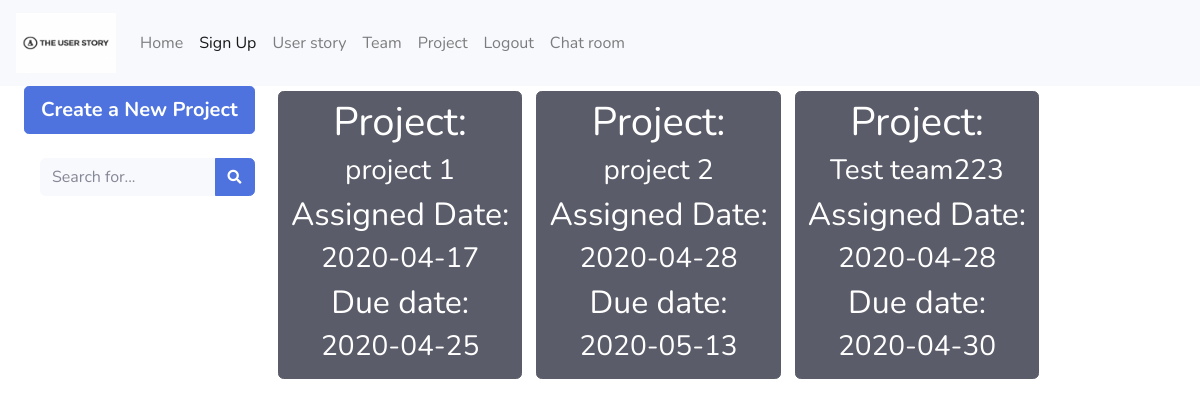
/Backlog (signed in), run on an earlier commit of the app's database.
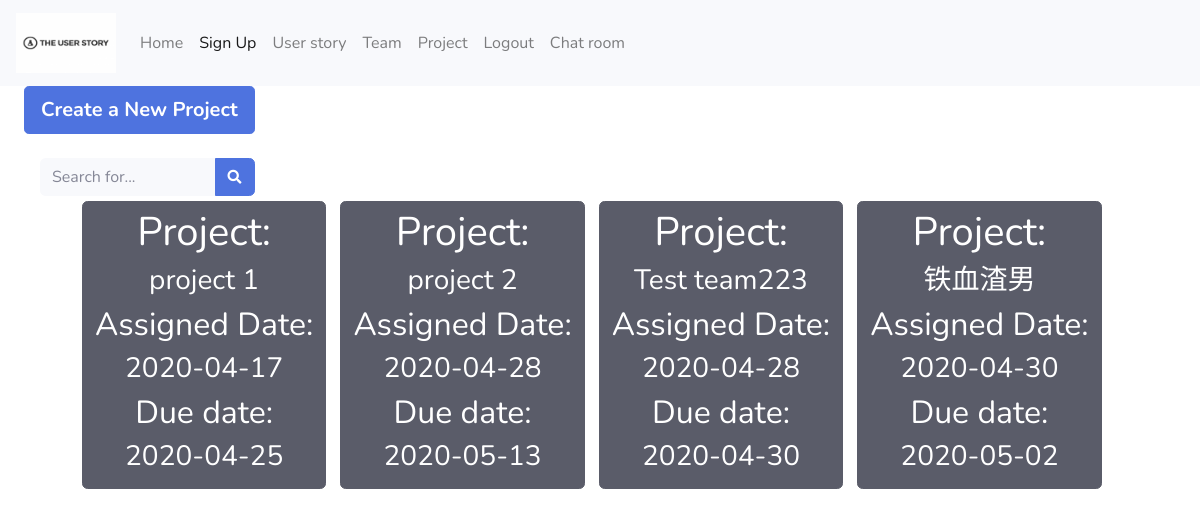
And on a later commit of the database.
### app/models.py (models this page shows)
class Project(db.Model):
    _table_ = db.Model.metadata.tables['project']
    __table_args__ = {'extend_existing': True}
    project_id = db.Column(db.Integer, primary_key=True)

### app/project/routes.py (the view)
@bp_project.route('/Backlog', methods=['GET', 'POST'])
def backlog():
    if current_user.is_authenticated:
        backlogs = Project.query.all()
        backlog_link = Project.query.join(Userstory).with_entities(Project.name.label('project_name'),
                                                                   Project.project_id,
                                                                   Userstory.userstory_id,
                                                                   Userstory.content).order_by(
            Userstory.userstory_id).all()
        return render_template('backlog.html', projects=backlogs, links=backlog_link)
    else:
        response = make_response(redirect(url_for('auth.login')))
        flash('Please Login First To Use The Project Function')
        return response

### app/auth/routes.py (called while the page is built)
@login_manager.user_loader
def load_user(user_id):
    if user_id is not None:
        return User.query.get(user_id)
    return None

### app/templates/backlog.html (shortened to what this page needs)
{% extends "base.html" %}
{% block content%}
    <div class="container-fluid">
        <div class="row">
            <div class="col-2">
                <ul class="nav flex-column">
                    <li class="nav-item">
                        <a href="{{ url_for('project.create_project') }}" type="button"
                           class="btn btn-primary btn-lg btn-block"><strong>Create a New Project</strong>
                        </a><br>
                    </li>
                    <li>
                        <form class="d-none d-sm-inline-block form-inline mr-auto ml-md-3 my-2 my-md-0 mw-100"
                              method="post" action ="{{ url_for('project.project_search') }}">
                            <div class="input-group">
                                <input type="text" class="form-control bg-light border-0 small"
                                       placeholder="Search for..." aria-label="Search" aria-describedby="basic-addon2"
                                       name="search_term">
                                <div class="input-group-append">
                                    <button class="btn btn-primary" type="submit">
                                    <i class="fas fa-search fa-sm"></i>
                                    </button>
                                </div>
                            </div>
                        </form>
                    </li>
                </ul>
            </div>
            <div scope="col-8" style="position:relative; display:inline-block; margin-left: 65px; color: #212529;
            background-color: #ffffff;">
                {% for project in projects %}
                    <a href="{{ url_for('project.project', term=project.project_id) }}" type="button" style="margin:5px"
                           class="btn btn-dark">
                        <h1>Project: </h1>
                        <h3>{{ project.name }}</h3>
                        <h2>Assigned Date: </h2>
                        <h3>{{ project.assigned_date }}</h3>
                        <h2>Due date: </h2>
                        <h3>{{ project.due_date }}</h3>
                    </a>
                {% endfor %}
            </div>
        </div>
    </div>
{% endblock %}

What changed in the data, as far as the page shows it:
added Project: name "铁血渣男", assigned_date "2020-04-30", due_date "2020-05-02"
